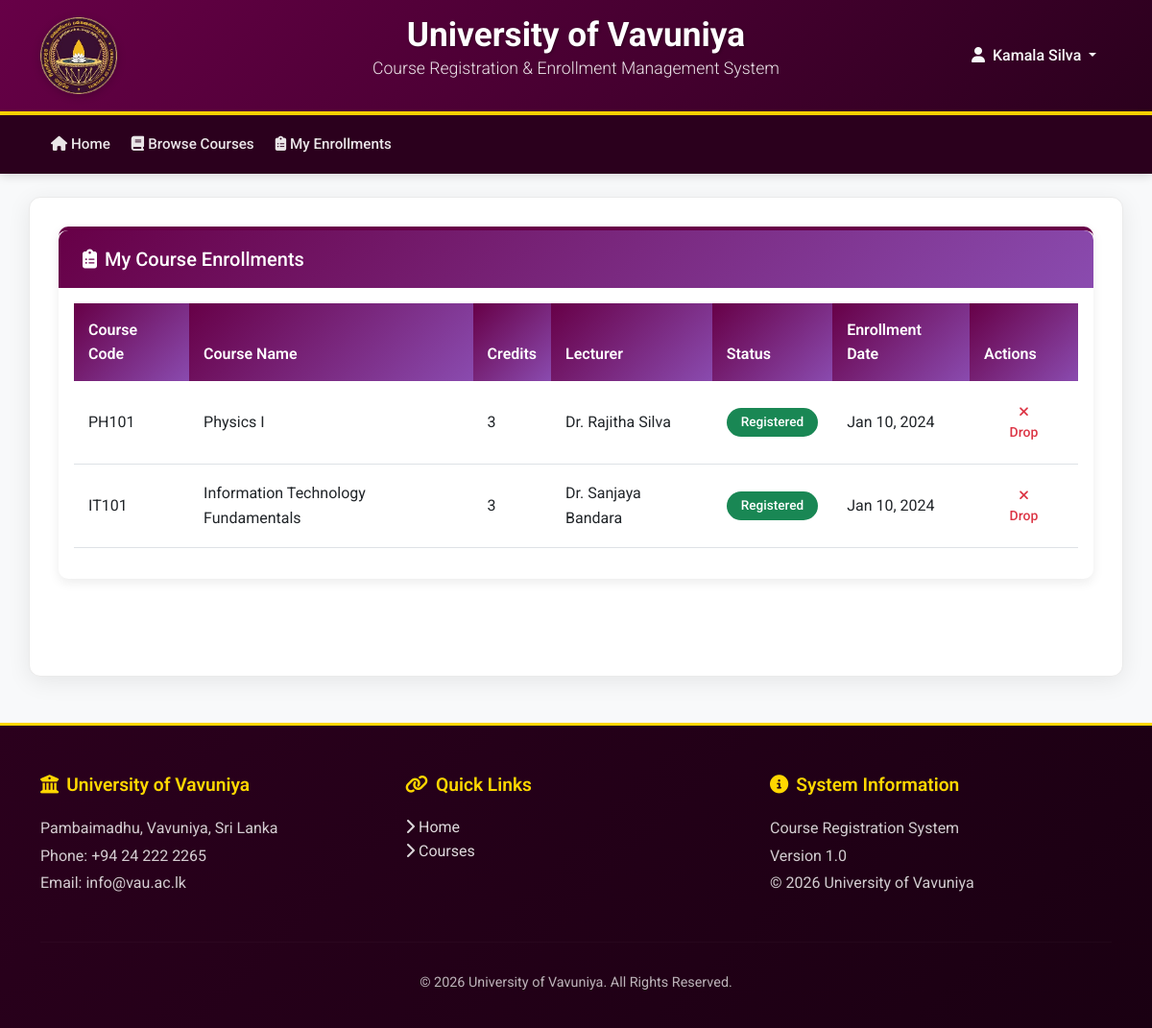
/enrollments.php (signed in), run on the app's committed database.
### tables this page shows
CREATE TABLE IF NOT EXISTS Enrollments (
    enrollment_id INT PRIMARY KEY AUTO_INCREMENT,
    student_id INT,
    course_id INT,
    enrollment_date DATE DEFAULT CURRENT_DATE,
    enrollment_status ENUM('Registered', 'Pending', 'Dropped', 'Completed'),
    grade VARCHAR(2) DEFAULT NULL,
    grade_points DECIMAL(3,2),
    attendance_percentage DECIMAL(5,2),
    academic_year VARCHAR(10),
    FOREIGN KEY (student_id) REFERENCES Students(student_id) ON DELETE CASCADE,
    FOREIGN KEY (course_id) REFERENCES Courses(course_id) ON DELETE CASCADE
);

CREATE TABLE IF NOT EXISTS Courses (
    course_id INT PRIMARY KEY AUTO_INCREMENT,
    course_code VARCHAR(20) UNIQUE NOT NULL,
    course_name VARCHAR(200) NOT NULL,
    credits INT NOT NULL,
    faculty VARCHAR(100),
    semester INT,
    academic_year VARCHAR(10),
    max_students INT DEFAULT 50,
    current_enrollment INT DEFAULT 0,
    lecturer VARCHAR(100),
    schedule_time VARCHAR(50),
    schedule_day VARCHAR(20),
    venue VARCHAR(50),
    prerequisites TEXT,
    description TEXT,
    status ENUM('Open', 'Closed', 'Full') DEFAULT 'Open'
);

### enrollments.php (the view, shortened to what this page needs)
<?php
require_once 'includes/db.php';
$student_id = $_SESSION['user_id'];
$sql = "SELECT e.*, c.course_code, c.course_name, c.credits, c.lecturer
        FROM Enrollments e
        JOIN Courses c ON e.course_id = c.course_id
        WHERE e.student_id = ?
        ORDER BY e.enrollment_date DESC";
$stmt = $conn->prepare($sql);
$stmt->bind_param("i", $student_id);
$stmt->execute();
$enrollments = $stmt->get_result();
include 'includes/header.php';
?>
<div class="row">
    <div class="col-md-12">
        <div class="card">
            <div class="card-header">
                <h5 class="mb-0"><i class="fas fa-clipboard-list me-2"></i>My Course Enrollments</h5>
            </div>
            <div class="card-body">
                <?php if($enrollments->num_rows > 0): ?>
                    <div class="table-responsive">
                        <table class="table table-hover">
                            <thead>
                                <tr>
                                    <th>Course Code</th>
                                    <th>Course Name</th>
                                    <th>Credits</th>
                                    <th>Lecturer</th>
                                    <th>Status</th>
                                    <th>Enrollment Date</th>
                                    <th>Actions</th>
                                </tr>
                            </thead>
                            <tbody>
                                <?php while($row = $enrollments->fetch_assoc()):
                                    $status_color = '';
                                    switch($row['enrollment_status']) {
                                        case 'Registered': $status_color = 'success'; break;
                                    }
                                ?>
                                <tr>
                                    <td><?php echo $row['course_code']; ?></td>
                                    <td><?php echo $row['course_name']; ?></td>
                                    <td><?php echo $row['credits']; ?></td>
                                    <td><?php echo $row['lecturer']; ?></td>
                                    <td>
                                        <span class="badge bg-<?php echo $status_color; ?>">
                                            <?php echo $row['enrollment_status']; ?>
                                        </span>
                                    </td>
                                    <td><?php echo date('M d, Y', strtotime($row['enrollment_date'])); ?></td>
                                    <td>
                                        <?php if($row['enrollment_status'] == 'Registered'): ?>
                                            <a href="enrollments.php?action=drop&id=<?php echo $row['enrollment_id']; ?>"
                                               class="btn btn-sm btn-outline-danger"
                                               onclick="return confirm('Are you sure you want to drop this course?')">
                                                <i class="fas fa-times"></i> Drop
                                            </a>
                                        <?php endif; ?>
                                    </td>
                                </tr>
                                <?php endwhile; ?>
                            </tbody>
                        </table>
                    </div>
                <?php endif; ?>
            </div>
        </div>
    </div>
</div>
<?php include 'includes/footer.php'; ?>

### css/style.css (style rules this page uses)
:root { --uv-blue: #670047; --uv-gold: #FFD700; --uv-light-blue: #8a4baf; --uv-dark-blue: #2b001d; --uv-success: #28a745; --uv-danger: #dc3545; --uv-warning: #ffc107; --uv-info: #17a2b8; }
body { font-family: 'Roboto', 'Segoe UI', Arial, sans-serif; background-color: #f8f9fa; color: #333; line-height: 1.6; }
.card { border: none; border-radius: 10px; box-shadow: 0 4px 12px rgba(0,0,0,0.08); margin-bottom: 25px; border-top: 4px solid var(--uv-blue); transition: transform 0.3s ease, box-shadow 0.3s ease; }
.card-header { background: linear-gradient(135deg, var(--uv-blue) 0%, var(--uv-light-blue) 100%); color: white; font-weight: 600; border-bottom: none; padding: 18px 25px; border-radius: 10px 10px 0 0 !important; font-size: 1.1rem; }
.btn { border-radius: 6px; font-weight: 500; padding: 10px 20px; transition: all 0.3s ease; border: none; }
.table { border-collapse: separate; border-spacing: 0; width: 100%; }
.table th { background: linear-gradient(135deg, var(--uv-blue) 0%, var(--uv-light-blue) 100%); color: white; border: none; padding: 15px; font-weight: 600; position: sticky; top: 0; }
.table td { padding: 12px 15px; vertical-align: middle; border-bottom: 1px solid #dee2e6; }
.badge { padding: 8px 15px; border-radius: 20px; font-weight: 500; font-size: 0.85rem; }

### data on the page
enrollments: course.course_code "PH101", course.course_name "Physics I", course.credits "3", course.lecturer "Dr. Rajitha Silva", enrollment_status "Registered", enrollment_date "Jan 10, 2024"
enrollments: course.course_code "IT101", course.course_name "Information Technology Fundamentals", course.credits "3", course.lecturer "Dr. Sanjaya Bandara", enrollment_status "Registered", enrollment_date "Jan 10, 2024"

### other printed values
$_SESSION['full_name'] "Kamala Silva"
